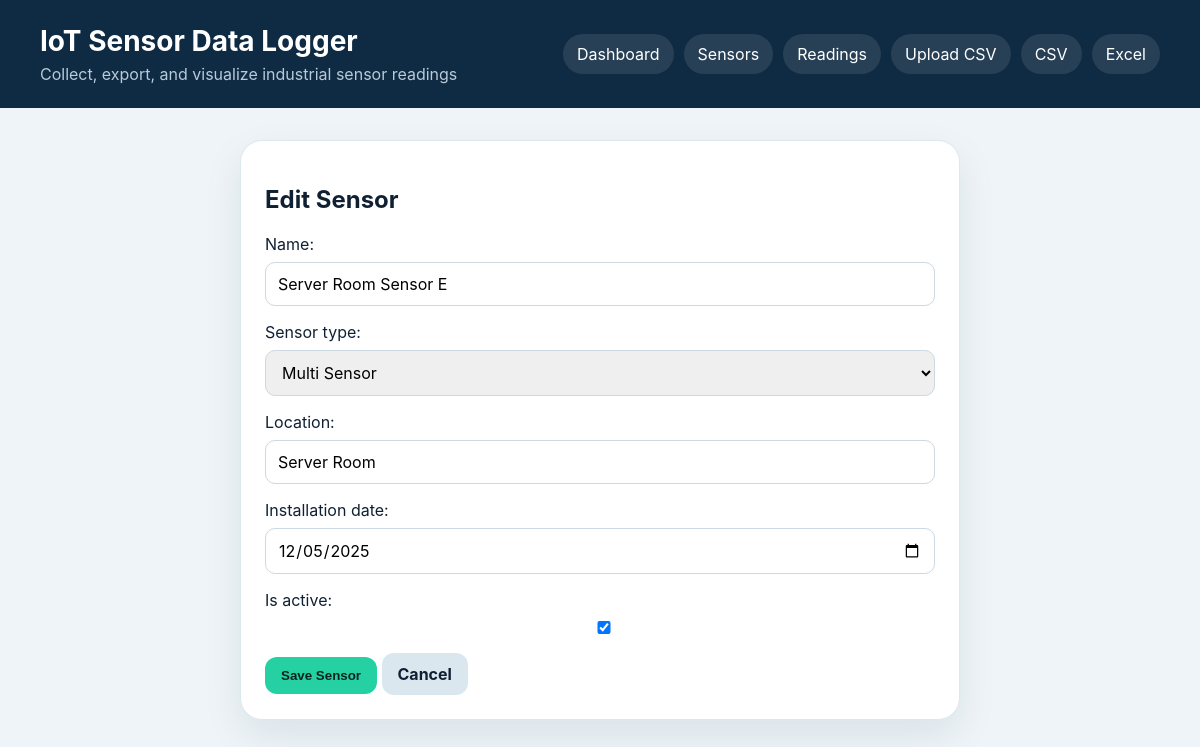
/sensors/5/edit/, run on the app's committed database.
### sensors/models.py (models this page shows, shortened)
class Sensor(models.Model):
    SENSOR_TYPES = [
        ('temperature', 'Temperature'),
        ('humidity', 'Humidity'),
        ('pressure', 'Pressure'),
        ('multi', 'Multi Sensor'),
    ]
    name = models.CharField(max_length=120, unique=True)
    sensor_type = models.CharField(max_length=30, choices=SENSOR_TYPES, default='multi')
    location = models.CharField(max_length=160)
    installation_date = models.DateField()
    is_active = models.BooleanField(default=True)
    class Meta:
        ordering = ['name']

### sensors/views.py (the view)
# urls.py: path('sensors/<int:pk>/edit/', views.sensor_update, name='sensor_update'),
def sensor_update(request, pk):
    form = SensorForm(request.POST or None, instance=get_object_or_404(Sensor, pk=pk))
    if request.method == 'POST' and form.is_valid():
        form.save()
        messages.success(request, 'Sensor updated successfully.')
        return redirect('sensors:sensor_list')
    return render(request, 'sensors/sensor_form.html', {'form': form, 'title': 'Edit Sensor'})

### sensors/forms.py
class SensorForm(forms.ModelForm):
    class Meta:
        model = Sensor
        fields = ['name', 'sensor_type', 'location', 'installation_date', 'is_active']
        widgets = {'installation_date': forms.DateInput(attrs={'type': 'date'})}

### templates/sensors/sensor_form.html
{% extends 'base.html' %}
{% block content %}
<section class="form-card"><h2>{{ title }}</h2><form method="post">{% csrf_token %}{{ form.as_p }}<button class="button primary" type="submit">Save Sensor</button> <a class="button" href="{% url 'sensors:sensor_list' %}">Cancel</a></form></section>
{% endblock %}

### static/css/styles.css (style rules this page uses)
* { box-sizing:border-box }
body { margin:0;font-family:Inter,Arial,sans-serif;background:#eef4f8;color:#102033 }
a { color:#1167b1;text-decoration:none }
.button { display:inline-flex;align-items:center;justify-content:center;border:0;border-radius:12px;background:#dbe7ef;color:#102033;padding:11px 16px;font-weight:700;cursor:pointer }
.button.primary { background:#25d0a3;color:#06251d }
.stat-card,.panel,.form-card { background:white;border-radius:22px;padding:24px;box-shadow:0 16px 40px rgba(16,32,51,.08);border:1px solid #dce8ef }
.form-card { max-width:720px;margin:0 auto }
form p { display:grid;gap:8px }
input,select,textarea { width:100%;padding:11px 12px;border-radius:10px;border:1px solid #ccd9e2;font:inherit }

### data on the page
Sensor: name "Server Room Sensor E", sensor_type "Multi Sensor", location "Server Room", installation_date "12/05/2025", is_active "☑"

### other printed values
{{ title }} "Edit Sensor"
